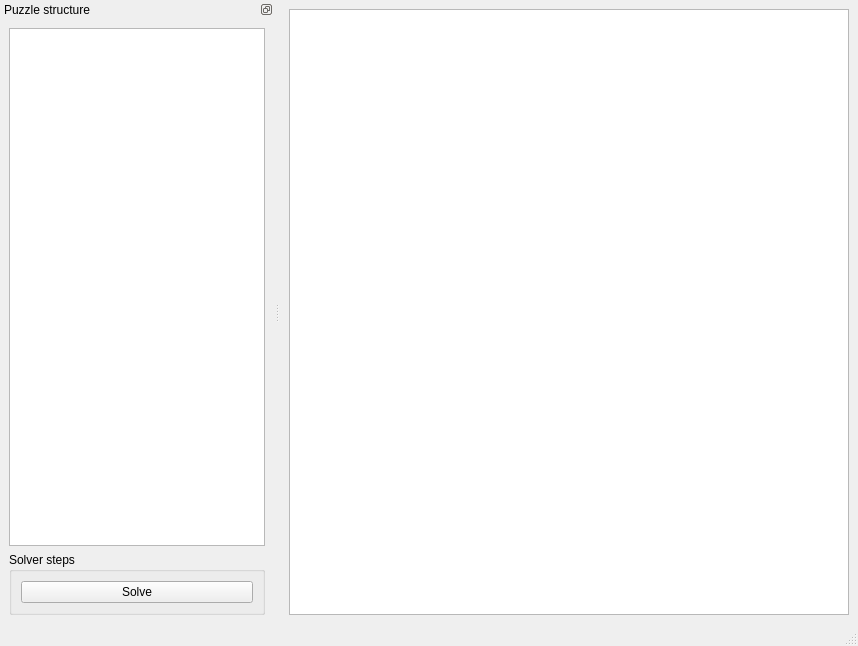
<?xml version="1.0" encoding="UTF-8"?>
<ui version="4.0">
 <class>MainWindow</class>
 <widget class="QMainWindow" name="MainWindow">
  <property name="geometry">
   <rect>
    <x>0</x>
    <y>0</y>
    <width>858</width>
    <height>646</height>
   </rect>
  </property>
  <property name="windowTitle">
   <string>MainWindow</string>
  </property>
  <widget class="QWidget" name="centralwidget">
   <layout class="QHBoxLayout" name="horizontalLayout">
    <item>
     <widget class="QGraphicsView" name="puzzleGraphicsView">
      <property name="sizePolicy">
       <sizepolicy hsizetype="MinimumExpanding" vsizetype="Expanding">
        <horstretch>50</horstretch>
        <verstretch>0</verstretch>
       </sizepolicy>
      </property>
     </widget>
    </item>
   </layout>
  </widget>
  <widget class="QMenuBar" name="menubar">
   <property name="geometry">
    <rect>
     <x>0</x>
     <y>0</y>
     <width>858</width>
     <height>21</height>
    </rect>
   </property>
  </widget>
  <widget class="QStatusBar" name="statusbar"/>
  <widget class="QDockWidget" name="puzzleStructureDockWidget">
   <property name="features">
    <set>QDockWidget::DockWidgetFloatable|QDockWidget::DockWidgetMovable</set>
   </property>
   <property name="windowTitle">
    <string>Puzzle structure</string>
   </property>
   <attribute name="dockWidgetArea">
    <number>1</number>
   </attribute>
   <widget class="QWidget" name="dockWidgetContents">
    <layout class="QHBoxLayout" name="horizontalLayout_2">
     <item>
      <layout class="QVBoxLayout" name="verticalLayout_2">
       <item>
        <widget class="QTreeView" name="puzzleTreeView">
         <property name="sizePolicy">
          <sizepolicy hsizetype="Preferred" vsizetype="Expanding">
           <horstretch>150</horstretch>
           <verstretch>0</verstretch>
          </sizepolicy>
         </property>
         <property name="selectionMode">
          <enum>QAbstractItemView::SingleSelection</enum>
         </property>
        </widget>
       </item>
       <item>
        <widget class="QGroupBox" name="solverGroupBox">
         <property name="title">
          <string>Solver steps</string>
         </property>
         <layout class="QVBoxLayout" name="verticalLayout_3">
          <item>
           <widget class="QPushButton" name="solvePushButton">
            <property name="text">
             <string>Solve</string>
            </property>
           </widget>
          </item>
         </layout>
        </widget>
       </item>
      </layout>
     </item>
    </layout>
   </widget>
  </widget>
 </widget>
 <resources/>
 <connections/>
</ui>
